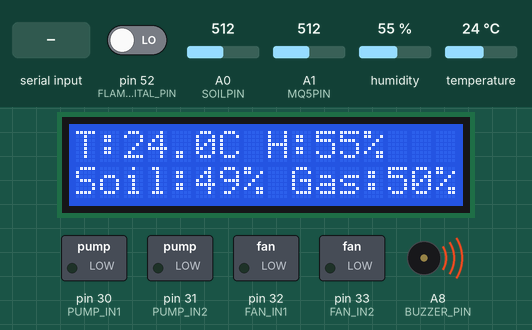
Simulated run of this sketch. Board: Arduino Mega 2560, built with avr-gcc and run on an emulated ATmega2560. Parts: 16×2 character LCD, switched loads named in the sketch (green lamp = pin HIGH), buzzer (waves = sounding, pin HIGH). Inputs (shaded band) come from the test bench; at power-on: A1 (MQ5PIN) = 512, pin 52 (FLAME_DIGITAL_PIN) LOW, A0 (SOILPIN) = 512, humidity 55 %, temperature 24 °C. Random numbers use the default seed unless the sketch sets one; what the sketch prints to the serial monitor is not drawn.

Above: at 1.6 s.
1.7 s: "P" received over the second serial link
At 2.4 s:
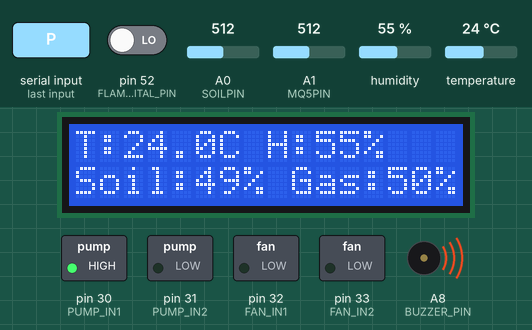
3.2 s: A1 (MQ5PIN) set to 428
At 5.2 s:
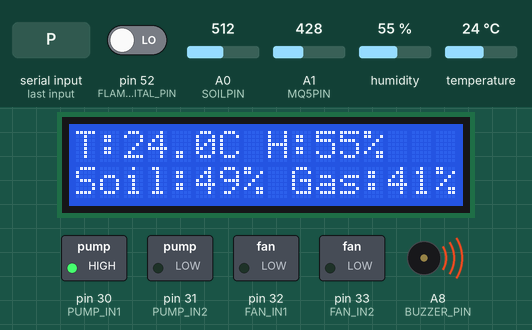
5.5 s: A1 (MQ5PIN) set to 395
At 7.1 s:
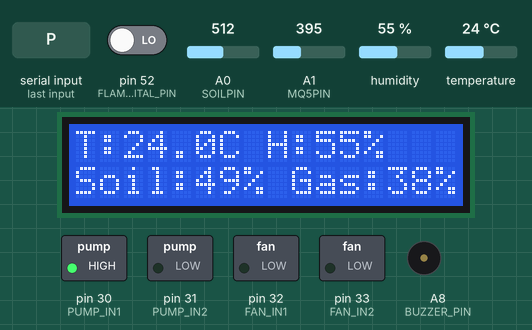
7.5 s: pin 52 (FLAME_DIGITAL_PIN) driven HIGH
At 8.6 s:
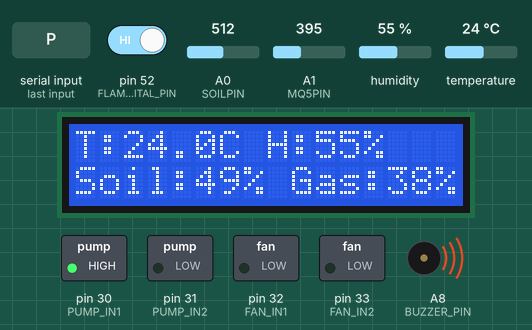
9.5 s: "F" received over the second serial link
At 10.7 s:
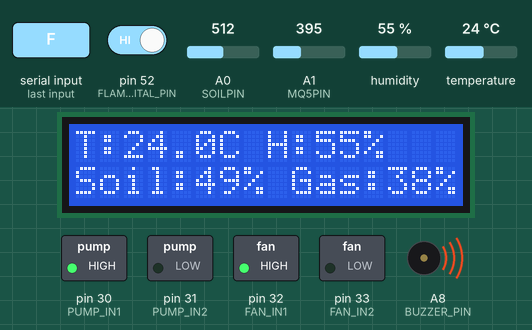
11.0 s: "p" received over the second serial link
At 11.9 s:
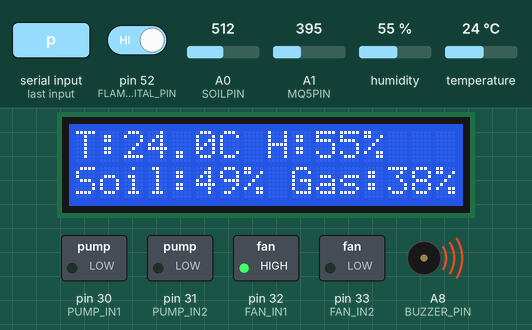
Timing chart, 0 to 13.5 s (numbered marks = the images above; inputs shaded):
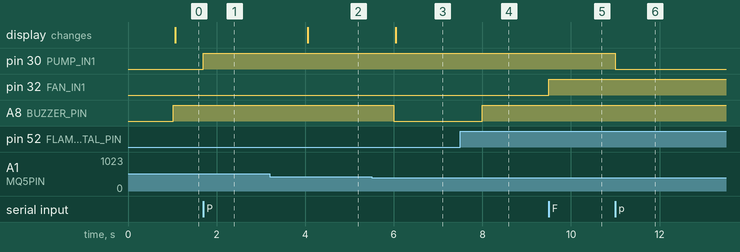

Measured:
- the behaviour switches between 410 and 409 on A1 (MQ5PIN) (found by bisection; images 2 and 3)
- after the input at 1.7 s, pin 30 (PUMP_IN1): LOW → HIGH at once
- after the input at 3.2 s, the display: changes after 0.86 s (image 2)
- after the input at 5.5 s, A8 (BUZZER_PIN): HIGH → LOW after 0.50 s; the display: changes after 0.54 s (image 3)
- after the input at 7.5 s, A8 (BUZZER_PIN): LOW → HIGH after 0.50 s
- after the input at 9.5 s, pin 32 (FAN_IN1): LOW → HIGH at once
- after the input at 11.0 s, pin 30 (PUMP_IN1): HIGH → LOW at once

The sketch:

code-2.ino
```cpp
#include <DHT.h>
#include <Wire.h>
#include <LiquidCrystal_I2C.h>


#define DHTPIN A2
#define DHTTYPE DHT11
#define SOILPIN A0
#define MQ5PIN  A1
#define FLAME_DIGITAL_PIN 52
#define BUZZER_PIN A8
#define GAS_THRESHOLD 40   // Fixed demo threshold
#define PUMP_IN1  30
#define PUMP_IN2  31

#define FAN_IN1   32
#define FAN_IN2   33

#define SOIL_DRY_THRESHOLD 30   // %
#define TEMP_THRESHOLD     30   // °C


// #define FLAME_ANALOG_PIN  A2


DHT dht(DHTPIN, DHTTYPE);
LiquidCrystal_I2C lcd(0x27, 16, 2);

bool autoMode = false;   // default = automatic
bool pumpManualState = false;
bool fanManualState = false;


float temperature = 0;
float humidity = 0;
int soilMoisture = 0;
int gasLevel = 0;
int heartRate = 0;
int spO2 = 0;
bool pulseRequest = false;
unsigned long pulseStartTime = 0;
const unsigned long PULSE_DELAY = 15000; // 15 seconds


int flameDetected = 0;     // 0 = no fire, 1 = fire
// int flameIntensity = 0;   // 0–100 %
void sendBluetoothDataMIT()
{
  // Handle NaN cases

  // Format:
  // HeartRate,Temperature,Moisture,SpO2,Flame,Gas

  Serial1.print(heartRate);
  Serial1.print(",");

  Serial1.print(spO2);
  Serial1.print(",");

  Serial1.print(temperature);
  Serial1.print(",");

   Serial1.print(humidity);
  Serial1.print(",");

  Serial1.print(soilMoisture);
  Serial1.print(",");

  Serial1.print(flameDetected);
  Serial1.print(",");

  Serial1.println(gasLevel);   // IMPORTANT: println → sends \n

  // Optional: print to Serial Monitor
  Serial.print("Sent: ");
  Serial.print(heartRate);
  Serial.print(",");
  Serial.print(temperature);
  Serial.print(",");
  Serial.print(humidity);
  Serial.print(",");
  Serial.print(soilMoisture);
  Serial.print(",");
  Serial.print(spO2);
  Serial.print(",");
  Serial.print(flameDetected);
  Serial.print(",");
  Serial.println(gasLevel);
}


unsigned long lastReadTime = 0;
const unsigned long READ_INTERVAL = 1000;

void setup() {
  Serial.begin(9600);        // Debug
  Serial1.begin(9600);       // HC-05

  dht.begin();

  lcd.init();
  lcd.backlight();
  lcd.clear();

  pinMode(SOILPIN, INPUT);
  pinMode(MQ5PIN, INPUT);
  pinMode(FLAME_DIGITAL_PIN, INPUT);
  // pinMode(FLAME_ANALOG_PIN, INPUT);
  pinMode(BUZZER_PIN, OUTPUT);
  pinMode(PUMP_IN1, OUTPUT);
  pinMode(PUMP_IN2, OUTPUT);
  pinMode(FAN_IN1, OUTPUT);
  pinMode(FAN_IN2, OUTPUT);

  digitalWrite(BUZZER_PIN, LOW);   // buzzer OFF


}


void loop() {
  if (!pulseRequest && millis() - lastReadTime >= READ_INTERVAL) {
    lastReadTime = millis();

    readDHT();
    readSoil();
    readGas();
    readFlame();
    updateBuzzer();
    updateLCD();


    sendBluetoothDataMIT();


  }
   if (Serial1.available())
    {
      char command = Serial1.read();
      Serial.println(command);

    if (command == 'A') {
      autoMode = true;
    }
    else if (command == 'M') {
      autoMode = false;
    }
      else if (command == 'P')
      {
        pumpManualState = true;
        Serial.println("Pump on");
      }
      else if (command == 'p')
      {
        pumpManualState = false;
        Serial.println("Pump off");
      }
       else if (command == 'F')
      {
        fanManualState = true;
        Serial.println("Fan on");
      }
       else if (command == 'f')
      {
        fanManualState = false;
        Serial.println("Fan off");
      }
      else if (command == 'H') {
  pulseRequest = true;
  pulseStartTime = millis();
}

    }
     if (pulseRequest && (millis() - pulseStartTime >= PULSE_DELAY)) {

    // Generate realistic values
    static int baseRate = 78;
    heartRate = baseRate + random(-3, 4);
    spO2 = 97 + random(-1, 2);

    Serial.println("Pulse value generated");

    // Send updated data to app
    sendBluetoothDataMIT();

    pulseRequest = false;  // reset
  }

     controlPump();
    controlFan();
}

// Temperature and humidity reading function
void readDHT() {
  humidity = dht.readHumidity();
  temperature = dht.readTemperature();

  if (isnan(humidity) || isnan(temperature)) {
    Serial.println("DHT read failed");
  }
}

// Soil moisture readings
void readSoil() {
  int raw = analogRead(SOILPIN);
  soilMoisture = map(raw, 1023, 0, 0, 100);
  Serial.print(soilMoisture);
}

// Gas levels reading
void readGas() {
  int raw = analogRead(MQ5PIN);
  gasLevel = map(raw, 0, 1023, 0, 100);
}

// Lcd display function
void updateLCD() {
  lcd.clear();

  lcd.setCursor(0, 0);
  lcd.print("T:");
  lcd.print(temperature, 1);
  lcd.print("C H:");
  lcd.print(humidity, 0);
  lcd.print("%");

  lcd.setCursor(0, 1);
  lcd.print("Soil:");
  lcd.print(soilMoisture);
  lcd.print("% Gas:");
  lcd.print(gasLevel);
  lcd.print("% F:");
  lcd.print(flameDetected ? "Y" : "N");
}


// Flames detecting code
void readFlame() {
  // Digital flame detection (MOST IMPORTANT)
  // Most modules: LOW = flame detected
  flameDetected = digitalRead(FLAME_DIGITAL_PIN);

  // Analog flame intensity (optional)
  // int raw = analogRead(FLAME_ANALOG_PIN);
  // flameIntensity = map(raw, 1023, 0, 0, 100);

  // Debug
  if (flameDetected == HIGH) {   // <-- CHANGED HERE
      Serial.println("  -> Flame DETECTED");

    } else {
      Serial.println("  -> No Flame");
    }
  // Serial.print(" | Intensity: ");
  // Serial.print(flameIntensity);
  // Serial.println("%");
}

// Buzzer functioning code
void updateBuzzer() {
  if (flameDetected == 1 || gasLevel >= GAS_THRESHOLD) {
    digitalWrite(BUZZER_PIN, HIGH);
  } else {
    digitalWrite(BUZZER_PIN, LOW);
  }
}

// Pump controlling function
void controlPump() {

  if (autoMode) {
    // Automatic Mode
    if (soilMoisture < SOIL_DRY_THRESHOLD) {
      digitalWrite(PUMP_IN1, HIGH);
      digitalWrite(PUMP_IN2, LOW);
    } else {
      digitalWrite(PUMP_IN1, LOW);
      digitalWrite(PUMP_IN2, LOW);
    }
  }

  else {
    // Manual Mode
    if (pumpManualState) {
      digitalWrite(PUMP_IN1, HIGH);
      digitalWrite(PUMP_IN2, LOW);
    } else {
      digitalWrite(PUMP_IN1, LOW);
      digitalWrite(PUMP_IN2, LOW);
    }
  }
}

void controlFan() {

  if (autoMode) {
    if (temperature > TEMP_THRESHOLD) {
      digitalWrite(FAN_IN1, HIGH);
      digitalWrite(FAN_IN2, LOW);
    } else {
      digitalWrite(FAN_IN1, LOW);
      digitalWrite(FAN_IN2, LOW);
    }
  }

  else {
    if (fanManualState) {
      digitalWrite(FAN_IN1, HIGH);
      digitalWrite(FAN_IN2, LOW);
    } else {
      digitalWrite(FAN_IN1, LOW);
      digitalWrite(FAN_IN2, LOW);
    }
  }
}
```
